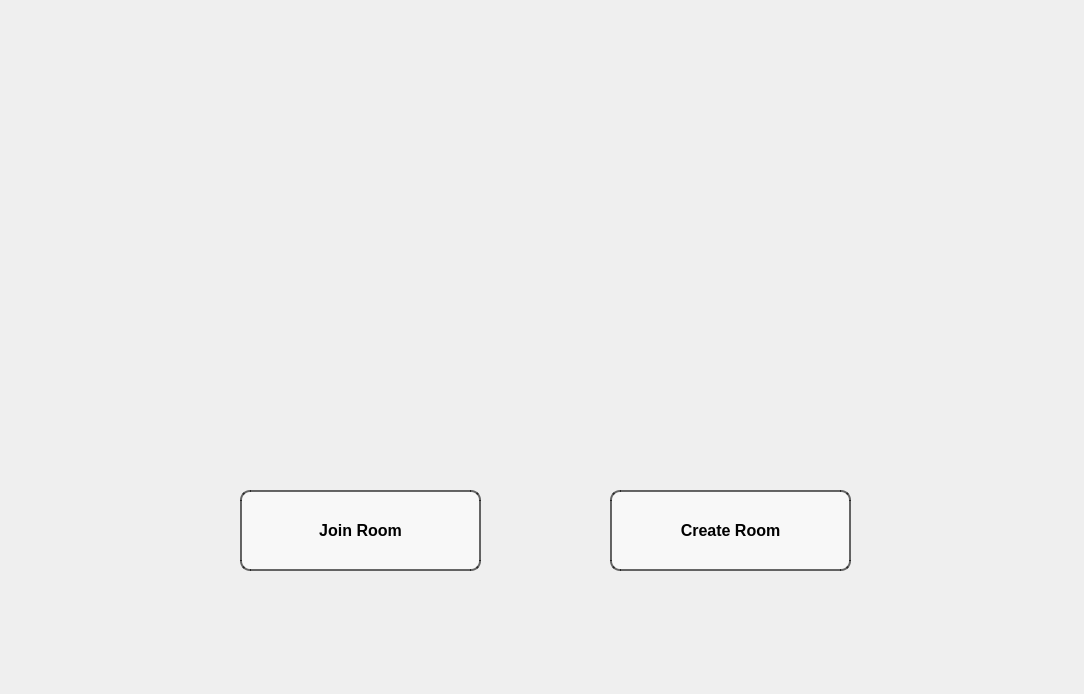
<?xml version="1.0" encoding="UTF-8"?>
<ui version="4.0">
 <class>MenuClass</class>
 <widget class="QMainWindow" name="MenuClass">
  <property name="geometry">
   <rect>
    <x>0</x>
    <y>0</y>
    <width>1084</width>
    <height>694</height>
   </rect>
  </property>
  <property name="maximumSize">
   <size>
    <width>1084</width>
    <height>694</height>
   </size>
  </property>
  <property name="windowTitle">
   <string>Menu</string>
  </property>
  <widget class="QWidget" name="centralWidget">
   <widget class="QPushButton" name="joinRoom">
    <property name="geometry">
     <rect>
      <x>240</x>
      <y>490</y>
      <width>241</width>
      <height>81</height>
     </rect>
    </property>
    <property name="styleSheet">
     <string notr="true">QPushButton {
    background-color: rgba(255, 255, 255, 150); /* culoare albă cu opacitate pentru a vedea prin */
    color: rgb(0, 0, 0); /* text negru */
    border-style: solid;
    border-width: 2px;
    border-radius: 10px; /* colțuri rotunjite */
    border-color: rgba(0, 0, 0, 150);
    padding: 5px;
    font-size: 16px;
    font-weight: bold;
}

QPushButton:hover {
    background-color: rgba(255, 255, 255, 200); /* mai puțin transparent când treci cu mouse-ul peste */
}

QPushButton:pressed {
    background-color: rgba(255, 255, 255, 100); /* mai transparent când este apăsat */
}
</string>
    </property>
    <property name="text">
     <string>Join Room</string>
    </property>
   </widget>
   <widget class="QPushButton" name="createRoom">
    <property name="geometry">
     <rect>
      <x>610</x>
      <y>490</y>
      <width>241</width>
      <height>81</height>
     </rect>
    </property>
    <property name="autoFillBackground">
     <bool>false</bool>
    </property>
    <property name="styleSheet">
     <string notr="true">QPushButton {
    background-color: rgba(255, 255, 255, 150); /* culoare albă cu opacitate pentru a vedea prin */
    color: rgb(0, 0, 0); /* text negru */
    border-style: solid;
    border-width: 2px;
    border-radius: 10px; /* colțuri rotunjite */
    border-color: rgba(0, 0, 0, 150);
    padding: 5px;
    font-size: 16px;
    font-weight: bold;
}

QPushButton:hover {
    background-color: rgba(255, 255, 255, 200); /* mai puțin transparent când treci cu mouse-ul peste */
}

QPushButton:pressed {
    background-color: rgba(255, 255, 255, 100); /* mai transparent când este apăsat */
}
</string>
    </property>
    <property name="text">
     <string>Create Room</string>
    </property>
   </widget>
   <widget class="QLabel" name="background">
    <property name="geometry">
     <rect>
      <x>0</x>
      <y>-10</y>
      <width>1091</width>
      <height>720</height>
     </rect>
    </property>
    <property name="autoFillBackground">
     <bool>true</bool>
    </property>
    <property name="frameShape">
     <enum>QFrame::NoFrame</enum>
    </property>
    <property name="frameShadow">
     <enum>QFrame::Plain</enum>
    </property>
    <property name="text">
     <string/>
    </property>
    <property name="pixmap">
     <pixmap>skribbl.png</pixmap>
    </property>
    <property name="scaledContents">
     <bool>true</bool>
    </property>
    <property name="wordWrap">
     <bool>false</bool>
    </property>
   </widget>
   <zorder>background</zorder>
   <zorder>joinRoom</zorder>
   <zorder>createRoom</zorder>
  </widget>
 </widget>
 <layoutdefault spacing="6" margin="11"/>
 <resources>
  <include location="menu.qrc"/>
 </resources>
 <connections/>
</ui>
